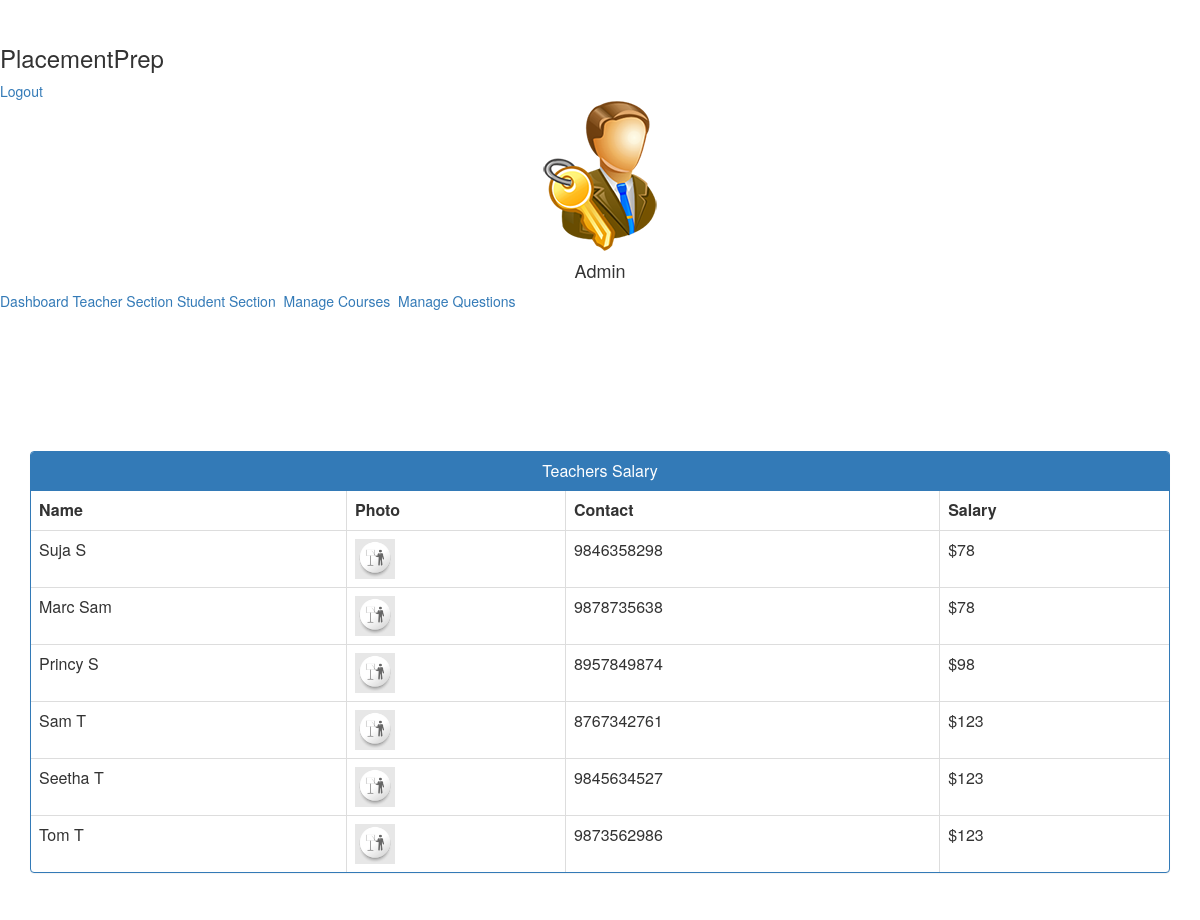
/admin-view-teacher-salary (signed in), run on the app's committed database.
### teacher/models.py (models this page shows, shortened)
class Teacher(models.Model):
    user=models.OneToOneField(User,on_delete=models.CASCADE)
    profile_pic= models.ImageField(upload_to='profile_pic/Teacher/',null=True,blank=True)
    address = models.CharField(max_length=40)
    mobile = models.CharField(max_length=20,null=False)
    status= models.BooleanField(default=False)
    salary=models.PositiveIntegerField(null=True)
    @property
    def get_name(self):
        return self.user.first_name+" "+self.user.last_name

### exam/views.py (the view)
# urls.py: path('admin-view-teacher-salary', views.admin_view_teacher_salary_view,name='admin-view-teacher-salary'),
@login_required(login_url='adminlogin')
def admin_view_teacher_salary_view(request):
    teachers= TMODEL.Teacher.objects.all().filter(status=True)
    return render(request,'exam/admin_view_teacher_salary.html',{'teachers':teachers})

### templates/exam/admin_view_teacher_salary.html (shortened to what this page needs)
<!-- {% extends 'exam/adminbase.html' %}
{% block content %}
{%load static%}
<head>
  <link href="//netdna.bootstrapcdn.com/bootstrap/3.0.0/css/bootstrap.min.css" rel="stylesheet" id="bootstrap-css">
</head>
<br><br>
<div class="container">
  <div class="panel panel-primary">
    <div class="panel-heading">
      <h6 class="panel-title">Teachers Salary</h6>
    </div>
    <table class="table table-hover table-bordered" id="dev-table">
      <thead>
        <tr>
          <th>Name</th>
          <th>Photo</th>
          <th>Contact</th>
          <th>Salary</th>
        </tr>
      </thead>
      {% for t in teachers %}
      <tr>
        <td> {{t.get_name}}</td>
        <td> <img src="{% static t.profile_pic.url %}" alt="Profile Pic" height="40px" width="40px" /></td>
        <td>{{t.mobile}}</td>
        <td>${{t.salary}}</td>
        </tr>
      {% endfor %}
    </table>
  </div>
</div>
<br><br><br><br><br><br>
{% endblock content %} -->

### templates/exam/admin_view_teacher_salary.html (style rules this page uses)
h6 { text-align: center; }

### data on the page
Teacher: get_name "Suja S", profile_pic (picture), mobile "9846358298", salary "78"
Teacher: get_name "Marc Sam", profile_pic (picture), mobile "9878735638", salary "78"
Teacher: get_name "Princy S", profile_pic (picture), mobile "8957849874", salary "98"
Teacher: get_name "Sam T", profile_pic (picture), mobile "8767342761", salary "123"
Teacher: get_name "Seetha T", profile_pic (picture), mobile "9845634527", salary "123"
Teacher: get_name "Tom T", profile_pic (picture), mobile "9873562986", salary "123"
